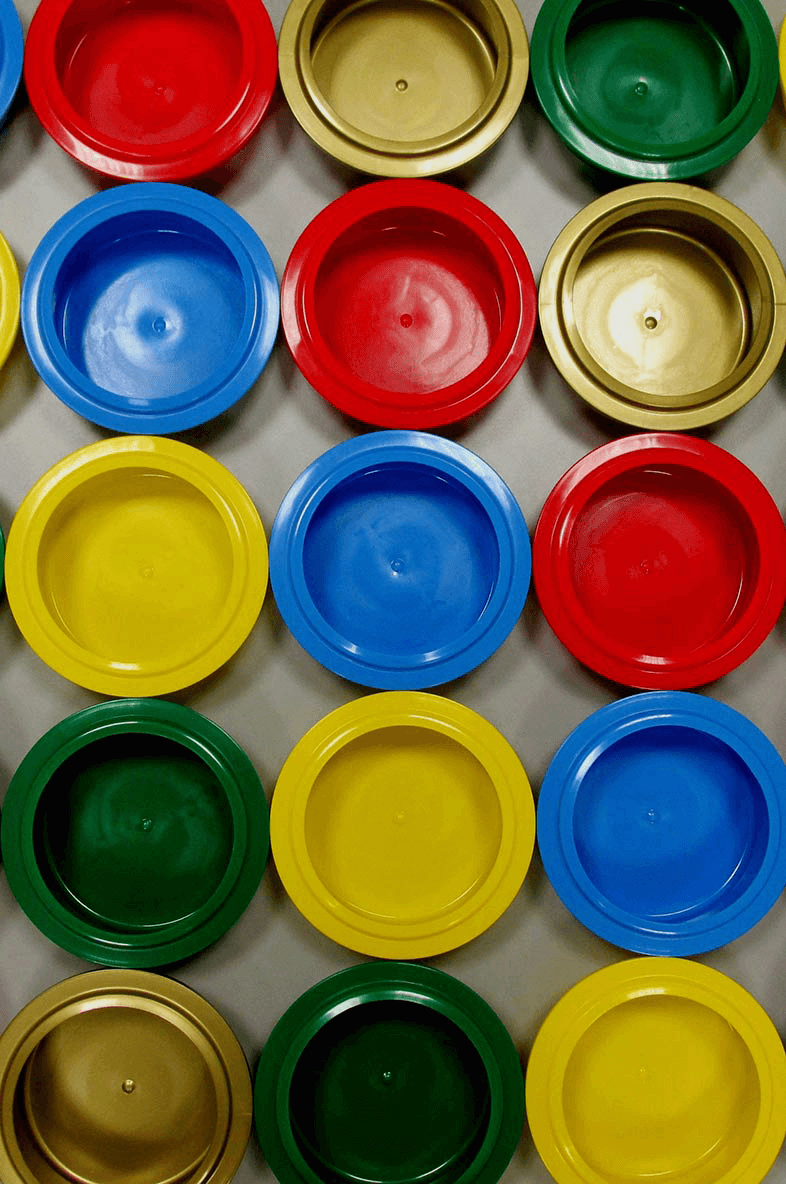
#> input picture kapak.png, 786 x 1184 px
$ python untitled2.py
#> lines starting #> are read from the running program, lines starting #| are printed output that depends on the picture; after the words box and inside, x2 and y2 are one past the last pixel; in counts of white or black regions, pixels touching at a corner belong together
import numpy as np
import cv2

img=cv2.imread('kapak.png')
#> img is the input picture: shape (1184, 786, 3); mean B, G, R 63.5, 95.8, 109.2
img2=img.copy()

img_gray=cv2.cvtColor(img,cv2.COLOR_BGRA2GRAY)
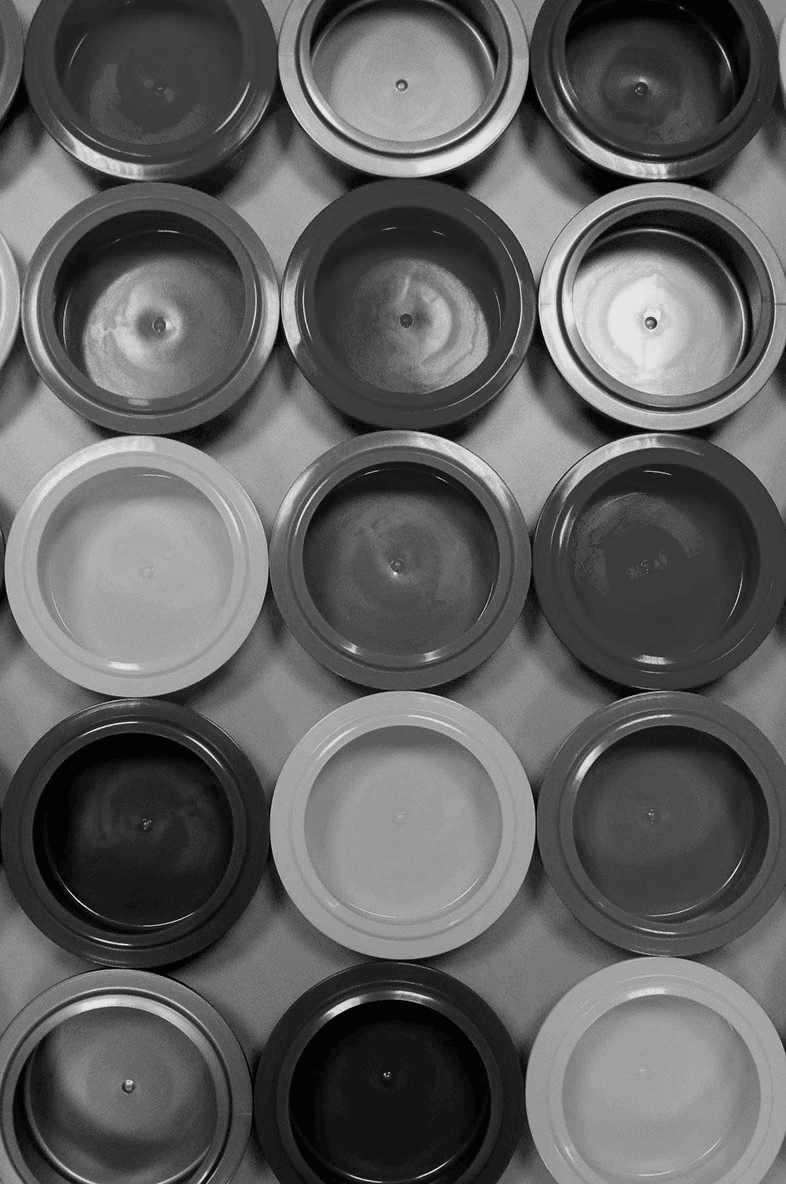
#> img_gray: shape (1184, 786); min 3, max 230, mean 96.1

ret,thr=cv2.threshold(img_gray,127,255,cv2.THRESH_BINARY_INV)
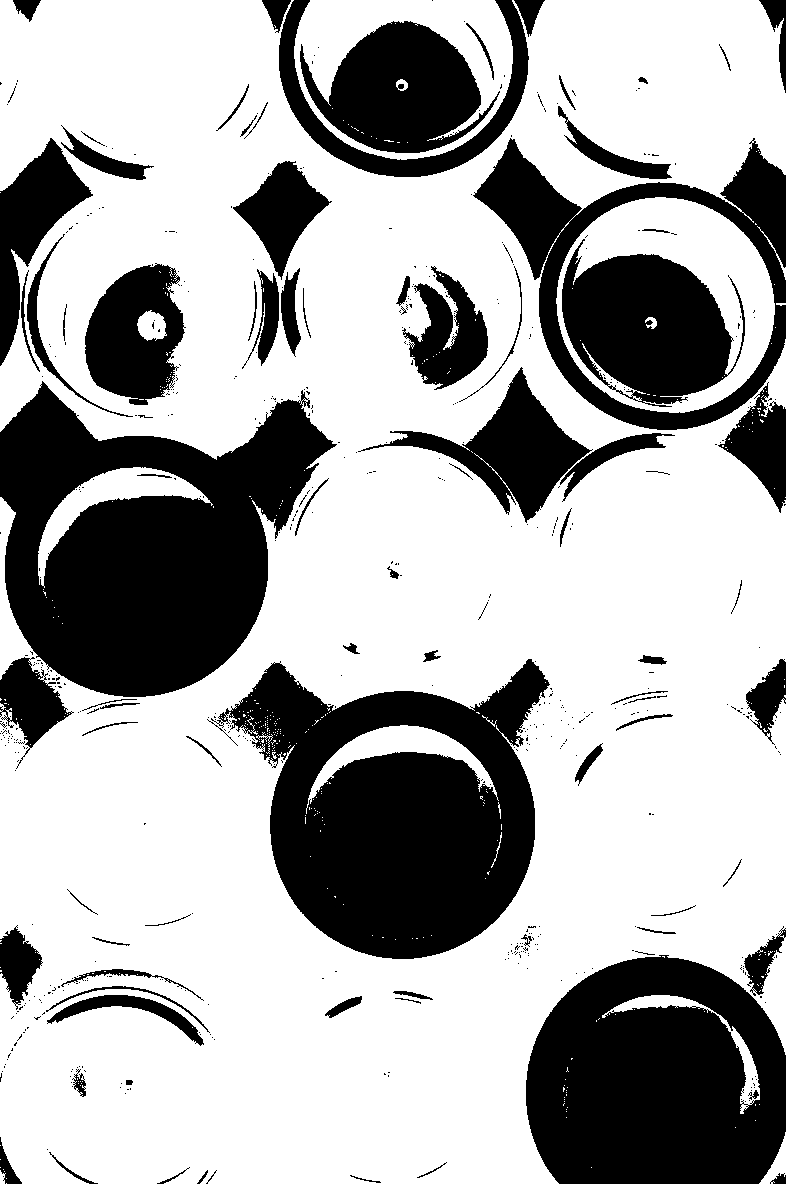
#> thr: shape (1184, 786); 67.2% white; 587 black regions (498 under 20 px)
cnts,hierarch=cv2.findContours(thr,cv2.RETR_EXTERNAL,cv2.CHAIN_APPROX_NONE)
#> cnts = 130 contours, 122 with area under 20; largest, box (x1, y1, x2, y2) and area: (0, 0, 786, 1184) 696674, (556, 197, 775, 413) 36701, (294, 0, 513, 160) 29066, (38, 467, 213, 588) 4389, (602, 995, 760, 1114) 1727, (759, 1132, 786, 1184) 424, (757, 226, 786, 280) 49, (0, 1170, 6, 1184) 38

cv2.drawContours(img,cnts,-1,(0,255,0),3)
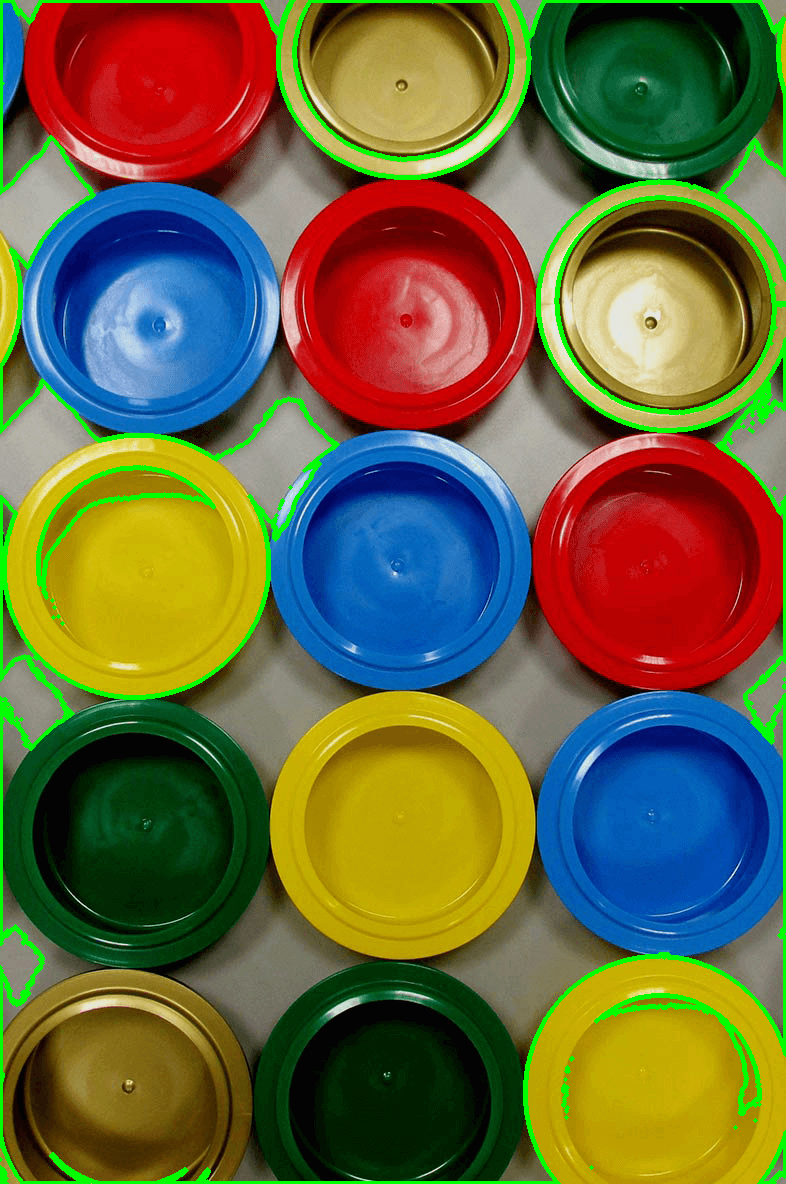
#> img: shape (1184, 786, 3); 4.39% of pixels changed, all inside (x1, y1, x2, y2) = (0, 0, 786, 1184)

cv2.imshow('org',img2)
cv2.imshow('thress',thr)
cv2.waitKey(0)
cv2.destroyAllWindows()
